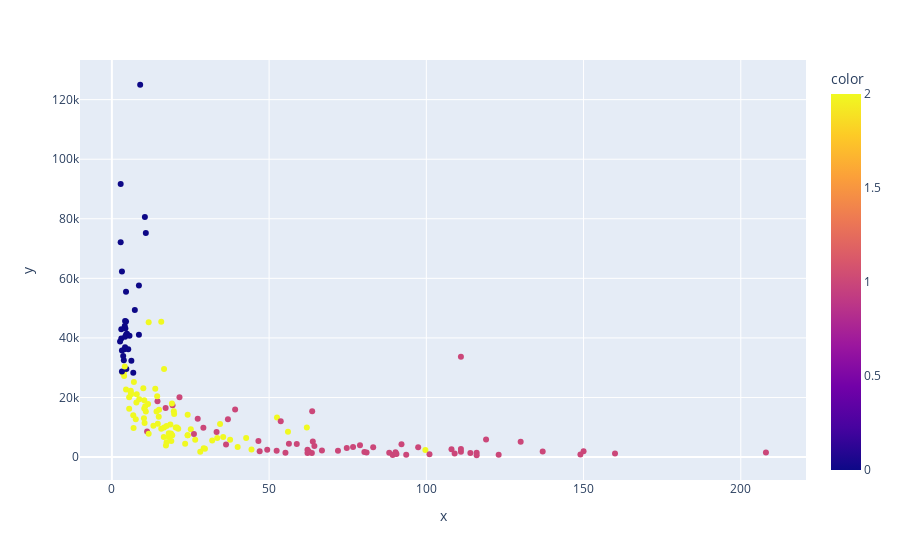

This figure's notebook cell:
### Code cell
plot.scatter(x=result_data["child_mort"],y=result_data["income"],color=result_data["Class"])

### Figure 1 — Plotly figure (JSON) as saved in the notebook; plotly's stock layout.template omitted (floating-point values rounded to 4 significant figures; data arrays with more than 128 entries replaced by an {"elided": "..."} marker saying what was removed)
{"data": [{"hovertemplate": "x=%{x}<br>y=%{y}<br>color=%{marker.color}<extra></extra>", "legendgroup": "", "marker": {"color": {"elided": "167 int values"}, "coloraxis": "coloraxis", "symbol": "circle"}, "mode": "markers", "name": "", "orientation": "v", "showlegend": false, "type": "scatter", "x": {"elided": "167 float values"}, "xaxis": "x", "y": {"elided": "167 int values"}, "yaxis": "y"}], "layout": {"coloraxis": {"colorbar": {"title": {"text": "color"}}, "colorscale": [[0, "#0d0887"], [0.1111, "#46039f"], [0.2222, "#7201a8"], [0.3333, "#9c179e"], [0.4444, "#bd3786"], [0.5556, "#d8576b"], [0.6667, "#ed7953"], [0.7778, "#fb9f3a"], [0.8889, "#fdca26"], [1, "#f0f921"]]}, "legend": {"tracegroupgap": 0}, "margin": {"t": 60}, "xaxis": {"anchor": "y", "domain": [0, 1], "title": {"text": "x"}}, "yaxis": {"anchor": "x", "domain": [0, 1], "title": {"text": "y"}}}}
